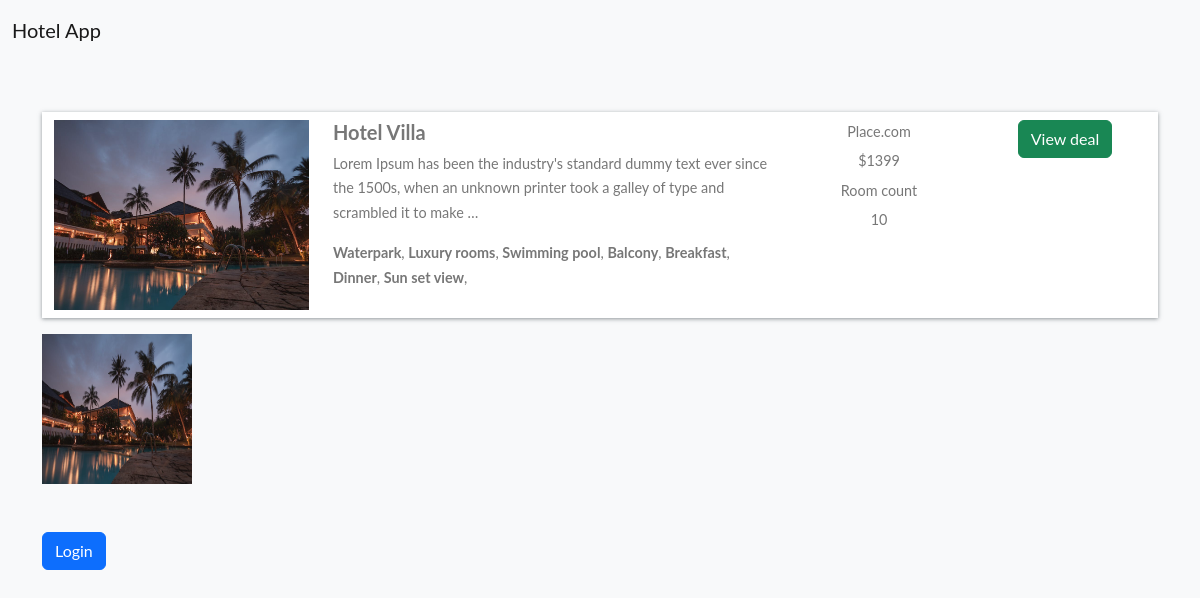
The page /hotel-detail/4e470d57f7b74bdd98cab09712ab0dc3/ on the database its author committed.
### home/models.py (models this page shows, shortened)
class BaseModel(models.Model):
    uid = models.UUIDField(default=uuid.uuid4   , editable=False , primary_key=True)
    created_at = models.DateField(auto_now_add=True)
    updated_at = models.DateField(auto_now_add=True)
    class Meta:
        abstract=True

class Hotel(BaseModel):
    hotel_name=models.CharField(max_length=100)
    hotel_price=models.IntegerField()
    description=models.TextField()
    amenities = models.ManyToManyField(Amenities)
    room_count = models.IntegerField(default=10)

class HotelImages(BaseModel):
    hotel = models.ForeignKey(Hotel,related_name="images",on_delete=models.CASCADE)
    images = models.ImageField(upload_to="hotels")

class Amenities(BaseModel):
    amenity_name=models.CharField(max_length=100)

### home/views.py (the view, shortened to what this page needs)
# urls.py: path('hotel-detail/<uid>/' , hotel_detail , name="hotel_detail"),
def hotel_detail(request, uid):
    hotel_obj = Hotel.objects.get(uid = uid)
    return render(request , 'hotel_detail.html' ,{
        'hotels_obj' :hotel_obj
    })

### home/templates/hotel_detail.html
{% extends "base.html" %} {% block start %}
<div class="container mt-5 pt-5">
  <div class="row search-card-result">
    <div class="col-md-3">
      <a href="/hotel-detail/{{hotels_obj.uid}}">
        <img
          class="img-fluid"
          src="/media/{{hotels_obj.images.first.images}}"
          alt="Card image cap"
        />
      </a>
    </div>
    <div class="col-md-5">
      <h5>{{hotels_obj.hotel_name}}</h5>
      <p>{{hotels_obj.description|truncatechars:150}}</p>
      <p>
        {%for amenitie in hotels_obj.amenities.all %}
        <b>{{amenitie.amenity_name}}</b>, {% endfor %}
      </p>
    </div>
    <div class="col-md-2 border-left text-center more-offers">
      <p>Place.com</p>
      <p>${{hotels_obj.hotel_price}}</p>
      <p>Room count</p>
      <p>{{hotels_obj.room_count}}</p>
    </div>
    <div class="col-md-2 border-left text-center more-offers">
      <div class="btn btn-success">View deal</div>
    </div>
  </div>
  <div class="row">
    {% for image in hotels_obj.images.all %}
    <div class="col-md-3">
      <img src="/media/{{image.images}}" style="height: 150px; width: 150px" />
    </div>
    {% endfor %}
  </div>
  {% if request.user.is_authenticated %}
  <div class="filter-card">
    <h5>Book Hotel</h5>
    {%include "messages.html"%}
    <form method="post">
      {% csrf_token %}
      <div class="row form-group">
        <div class="col-md-12">
          <label for="mintopay">Check in</label>
          <p>
            <input
              type="date"
              name="checkin"
              id="checkin"
              class="form-control"
            />
          </p>
        </div>
        <div class="col-md-12">
          <label for="maxtopay">Check out</label>
          <p>
            <input
              type="date"
              name="checkout"
              id="checkout"
              class="form-control"
            />
          </p>
        </div>
      </div>
      <div class="row form-group">
        <div class="col-md-12">
          <input type="submit" class="btn btn-primary btn-block" value="Book" />
        </div>
      </div>
    </form>
  </div>
  {% else %}
  <a href="/login/" class="btn btn-primary mt-5">Login</a>
  {% endif %}
</div>
{% endblock %}

### home/templates/base.html (style rules this page uses)
body { font-family: "Lato", Arial, sans-serif; font-weight: 400; font-size: 16px; line-height: 1.7; background: #fff; color: #777; }
.search-card-result { box-shadow: 0px 1px 4px rgba(41, 51, 57, 0.5); margin: 1rem 0; padding: 0.5rem 0; background-color: #fff; }
.search-card-result img { height: 190px; }
.search-card-result h5 { font-style: 1.1rem; font-weight: 700; }
.search-card-result p { font-size: 0.9rem; }
.search-card-result .more-offers p { margin-bottom: 0.3rem; }

### rows shown on the page
Hotel: images.first.images (picture), hotel_name "Hotel Villa", description "Lorem Ipsum has been the industry's standard dummy text ever since the 1500s, when an unknown printer took a galley of type and scrambled it to make …", hotel_price "1399", room_count "10"
Amenities: amenity_name "Waterpark"
Amenities: amenity_name "Luxury rooms"
Amenities: amenity_name "Swimming pool"
Amenities: amenity_name "Balcony"
Amenities: amenity_name "Breakfast"
Amenities: amenity_name "Dinner"
Amenities: amenity_name "Sun set view"
HotelImages: images (picture)
